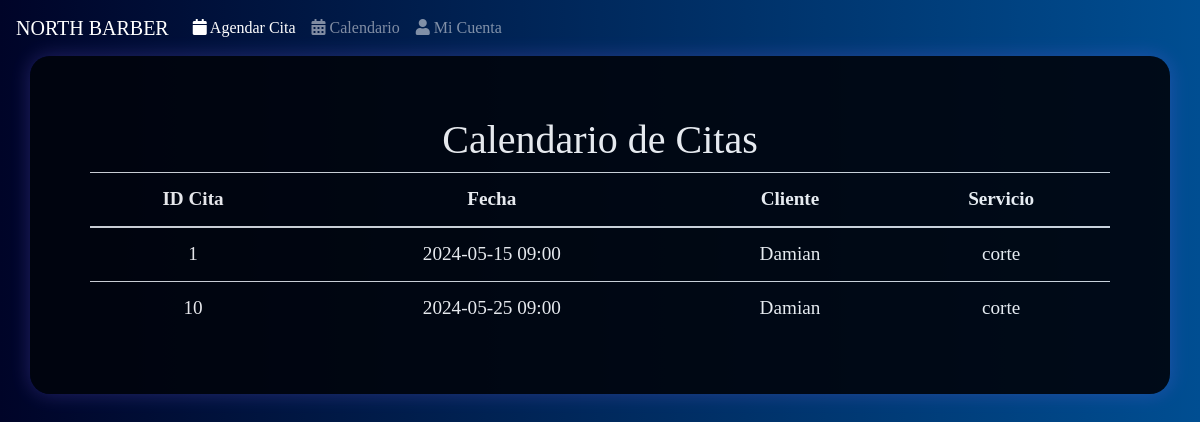
The app's page /calendario (signed in) with its own data.
### tables this page shows
CREATE TABLE "cita" (
    id_cita INTEGER PRIMARY KEY,
    cliente INTEGER NOT NULL,
    barbero INTEGER NOT NULL,
    servicio INTEGER NOT NULL,
    fecha DATETIME NOT NULL,
    estado INTEGER NOT NULL,
    FOREIGN KEY (cliente) REFERENCES cliente(id),
    FOREIGN KEY (barbero) REFERENCES barbero(id),
    FOREIGN KEY (servicio) REFERENCES servicio(id_servicio),
    FOREIGN KEY (estado) REFERENCES estado_cita(id)
);

CREATE TABLE cliente (
    id INTEGER PRIMARY KEY,
    nombre VARCHAR(50) NOT NULL,
    apellidos VARCHAR NOT NULL,
    telefono NUMERIC(28, 10) NOT NULL,
    username VARCHAR(50) NOT NULL,
    "password" VARCHAR(12) NOT NULL,
    tipo_usuario_id INTEGER NOT NULL,
    FOREIGN KEY (tipo_usuario_id) REFERENCES tipo_usuario(id)
);

CREATE TABLE "servicio"(
    id_servicio INTEGER PRIMARY KEY,
    tipo VARCHAR(50) NOT NULL
, duracion INTEGER(50) NOT NULL, precio INTEGER(50) NOT NULL);

### app.py (the view)
    def calendario(self):
        barbero_id = session.get("barbero_id")
        if barbero_id:
            conn = DatabaseManager(self.DATABASE).get_connection()
            cursor = conn.cursor()
            cursor.execute(
                """SELECT cita.id_cita, cita.fecha, cliente.nombre, servicio.tipo
                FROM cita
                INNER JOIN cliente ON cita.cliente = cliente.id
                INNER JOIN servicio ON cita.servicio = servicio.id_servicio
                WHERE cita.barbero = ?""",
                (barbero_id,),
            )
            citas = cursor.fetchall()
            conn.close()
            return render_template("calendario.html", citas=citas)
        else:
            return redirect("/")

### app.py (called while the page is built)
    def get_connection(self):
        db = getattr(g, "_database", None)
        if db is None:
            db = g._database = sqlite3.connect(self.database)
        return db

    def close_connection(self, exception):
        db = getattr(g, "_database", None)
        if db is not None:
            db.close()

    def close_connection(self, exception):
        DatabaseManager(self.DATABASE).close_connection(exception)

### templates/calendario.html (shortened to what this page needs)
<!DOCTYPE html>
<html lang="es">
  <head>
    <link
      href="https://stackpath.bootstrapcdn.com/bootstrap/4.3.1/css/bootstrap.min.css"
      rel="stylesheet"
    />
    <link
      rel="stylesheet"
      href="https://use.fontawesome.com/releases/v5.8.1/css/all.css"
    />
  </head>
  <body>
    <nav class="navbar navbar-expand-lg navbar-dark bg-primary">
      <a class="navbar-brand" href="#">NORTH BARBER</a>
      <div class="collapse navbar-collapse" id="navbarNav">
        <ul class="navbar-nav">
          <li class="nav-item active">
            <a class="nav-link" href="/agendar_cita_barbero">
              <i class="fa fa-calendar"></i> Agendar Cita
            </a>
          </li>
          <li class="nav-item">
            <a class="nav-link" href="/calendario">
              <i class="fa fa-calendar-alt"></i> Calendario
            </a>
          </li>
          <li class="nav-item">
            <a class="nav-link" href="/mi_cuenta_barbero">
              <i class="fa fa-user"></i> Mi Cuenta
            </a>
          </li>
        </ul>
      </div>
    </nav>
    <div class="container">
      <h1 class="text-center">Calendario de Citas</h1>
      <table class="table table-striped">
        <thead>
          <tr>
            <th scope="col">ID Cita</th>
            <th scope="col">Fecha</th>
            <th scope="col">Cliente</th>
            <th scope="col">Servicio</th>
          </tr>
        </thead>
        <tbody>
          {% for cita in citas %}
          <tr>
            <td>{{ cita[0] }}</td>
            <td>{{ cita[1] }}</td>
            <td>{{ cita[2] }}</td>
            <td>{{ cita[3] }}</td>
          </tr>
          {% endfor %}
        </tbody>
      </table>
    </div>
  </body>
</html>

### templates/calendario.html (style rules this page uses)
body { background: linear-gradient(to right, #000428, #004e92); color: white; font-family: "Times New Roman", Times, serif; }
.container { font-size: larger; text-align: center; border-radius: 20px; padding: 60px; position: relative; opacity: 0.9; z-index: 2; background: linear-gradient(to bottom, #01040c, #01040c); box-shadow: 0 0 20px rgba(128, 106, 255, 0.3); }
.table { margin: auto; color: white; }
.navbar { background: linear-gradient(to right, #000428, #004e92); }

### records on screen
cita: id_cita "1", fecha "2024-05-15 09:00", nombre "Damian", tipo "corte"
cita: id_cita "10", fecha "2024-05-25 09:00", nombre "Damian", tipo "corte"
